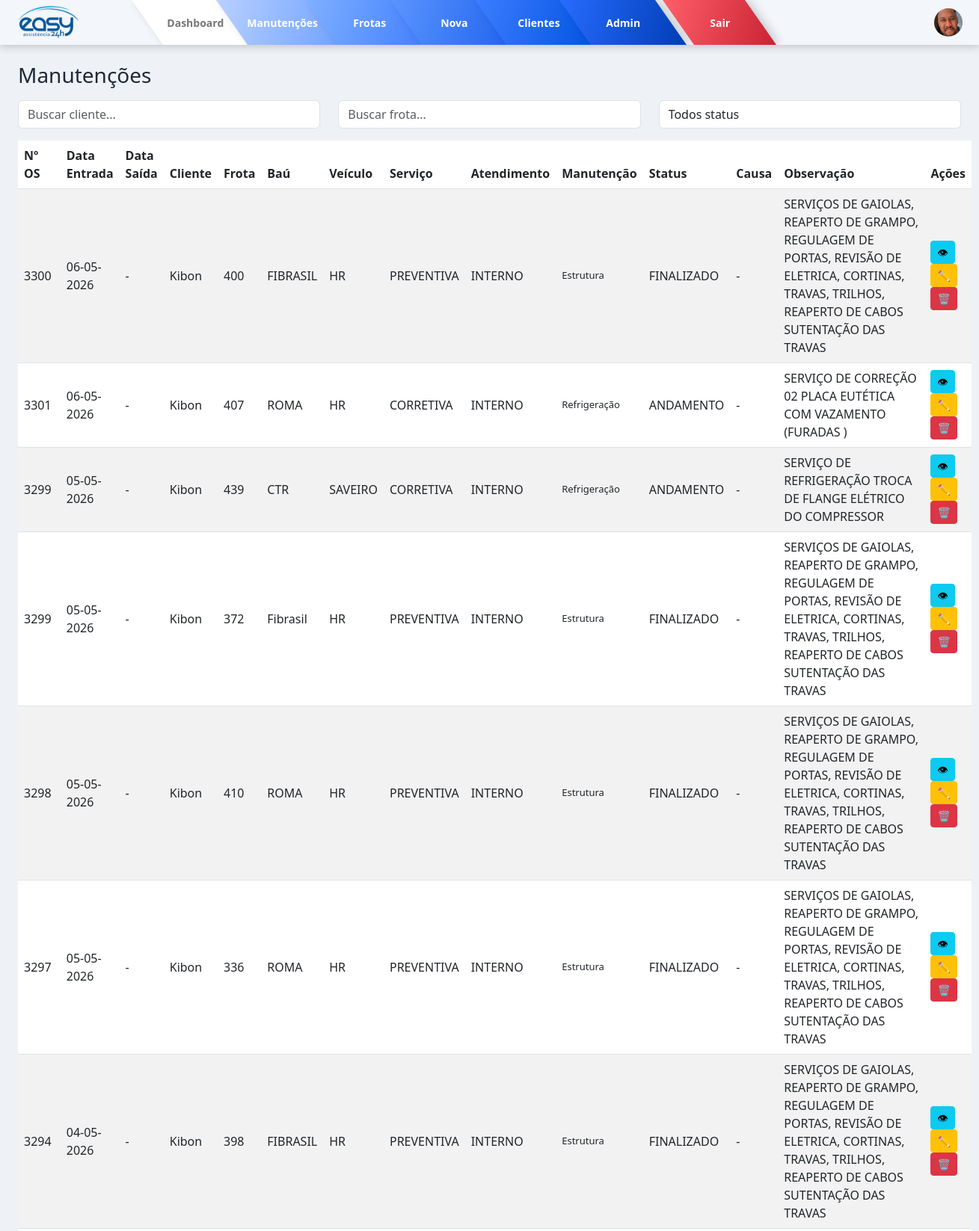
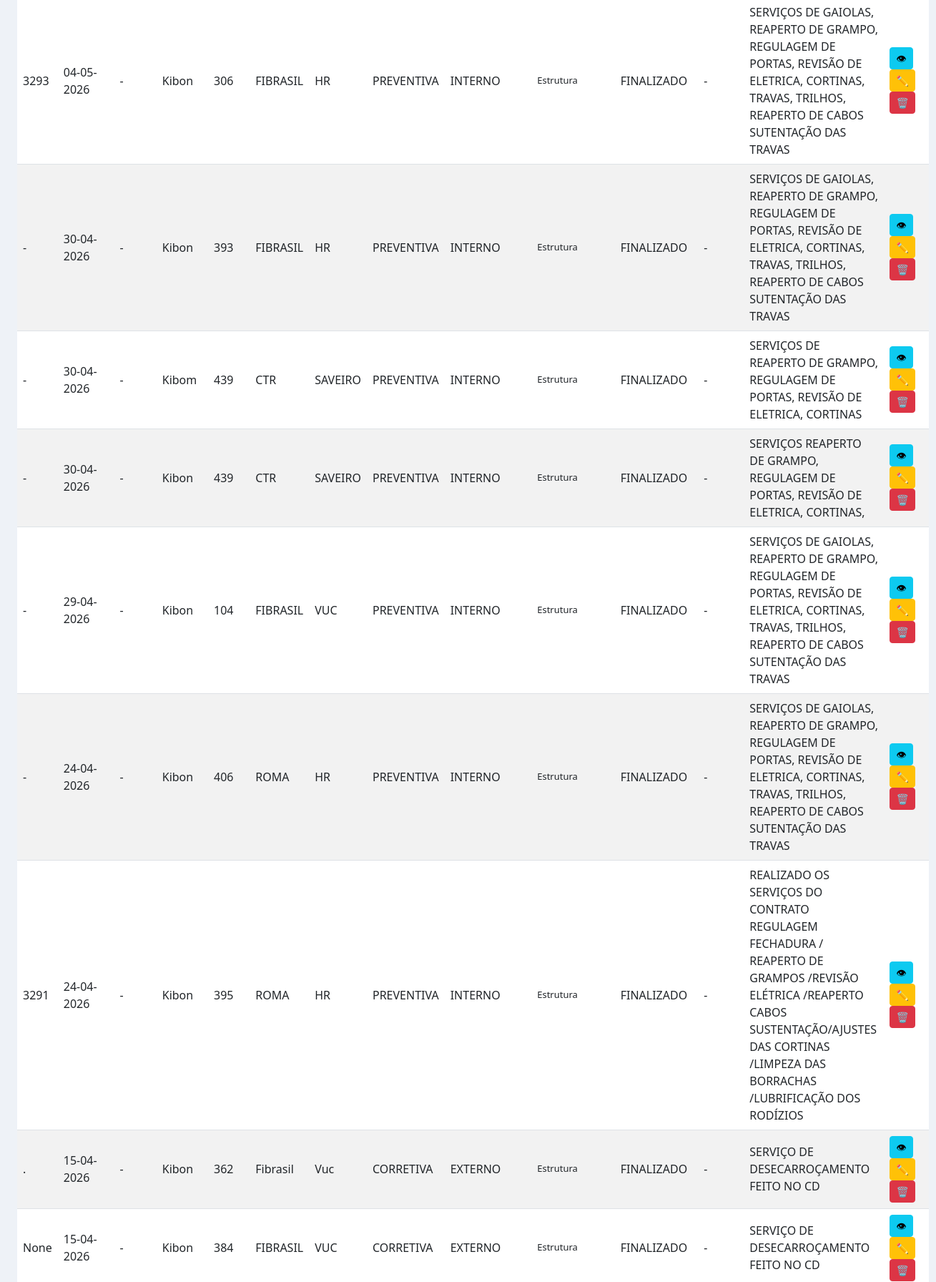
/manutencoes/lista (signed in, upper part), run on the app's committed database (2 pictures, top to bottom).
### models/manutencao.py (models this page shows)
class Manutencao(db.Model):
    __tablename__ = "manutencoes"
    id = db.Column(db.Integer, primary_key=True, autoincrement=True)
    data = db.Column(db.Date)          # Data de entrada
    data_saida = db.Column(db.Date)    # Data de saída
    numero_frota = db.Column(db.String)
    os = db.Column(db.String(50))
    bau = db.Column(db.String)
    tipo_veiculo = db.Column(db.String)
    tipo_servico = db.Column(db.String)
    tipo_atendimento = db.Column(db.String)
    tipo_manutencao = db.Column(db.String)
    status = db.Column(db.String)
    causa = db.Column(db.String)
    observacao = db.Column(db.String)
    cliente = db.Column(db.String)
    imagens = db.Column(db.Text)

### routes/manutencoes.py (the view)
@manutencao_bp.route("/lista")
def lista():
    if not session.get("user_id"):
        return redirect("/login")
    filtro = request.args.get("filtro")
    query = Manutencao.query
    if filtro == "andamento":
        query = query.filter(Manutencao.status.ilike("%ANDAMENTO%"))
    elif filtro == "corretiva":
        query = query.filter(Manutencao.tipo_servico.ilike("%CORRETIVA%"))
    elif filtro == "preventiva":
        query = query.filter(Manutencao.tipo_servico.ilike("%PREVENTIVA%"))
    registros = query.order_by(
        Manutencao.data.desc().nullslast()
    ).all()
    return render_template(
        "manutencoes/lista.html",
        registros=registros
    )

### templates/manutencoes/lista.html (shortened to what this page needs)
{% extends "base.html" %}
{% block content %}
<h3 class="mb-3">Manutenções</h3>
<div class="row mb-3">
  <div class="col-md-4">
    <input type="text" id="filtroCliente" class="form-control" placeholder="Buscar cliente...">
  </div>
  <div class="col-md-4">
    <input type="text" id="filtroFrota" class="form-control" placeholder="Buscar frota...">
  </div>
  <div class="col-md-4">
    <select id="filtroStatus" class="form-control">
      <option value="">Todos status</option>
    </select>
  </div>
</div>
<table class="table table-striped table-hover" id="tabelaManutencoes">
  <thead>
    <tr>
      <th>Nº OS</th>
      <th>Data Entrada</th>
      <th>Data Saída</th>
      <th>Cliente</th>
      <th>Frota</th>
      <th>Baú</th>
      <th>Veículo</th>
      <th>Serviço</th>
      <th>Atendimento</th>
      <th>Manutenção</th>
      <th>Status</th>
      <th>Causa</th>
      <th>Observação</th>
      <th>Ações</th>
    </tr>
  </thead>
  <tbody>
    {% for m in registros %}
      <tr>
        <td>{{ m.os or '-' }}</td>
        <td>{{ m.data.strftime('%d-%m-%Y') if m.data else '-' }}</td>
        <td>{{ m.data_saida.strftime('%d-%m-%Y') if m.data_saida else '-' }}</td>
        <td>{{ m.cliente or '-' }}</td>
        <td>{{ m.numero_frota or '-' }}</td>
        <td>{{ m.bau or '-' }}</td>
        <td>{{ m.tipo_veiculo or '-' }}</td>
        <td>{{ m.tipo_servico or '-' }}</td>
        <td>{{ m.tipo_atendimento or '-' }}</td>
        <td>{{ m.tipo_manutencao or '-' }}</td>
        <td>{{ m.status or '-' }}</td>
        <td>{{ m.causa or '-' }}</td>
        <td style="max-width:250px;">
          {{ m.observacao or '-' }}
        </td>
        <td>
          <button
            class="btn btn-info btn-sm"
            onclick='abrirModal(
              {{ m.cliente|tojson }},
              {{ m.numero_frota|tojson }},
              {{ m.tipo_servico|tojson }},
              {{ m.causa|tojson }},
              {{ (m.imagens or "[]")|safe }}
            )'>
            👁
          </button>
          {% if session.get("user_role") == "admin" %}
            <a href="/manutencoes/editar/{{ m.id }}" class="btn btn-warning btn-sm">
              ✏️
            </a>
            <a href="/manutencoes/excluir/{{ m.id }}" class="btn btn-danger btn-sm"
               onclick="return confirm('Tem certeza que deseja excluir esta manutenção?')">
              🗑️
            </a>
          {% endif %}
        </td>
      </tr>
    {% endfor %}
  </tbody>
</table>
{% endblock %}

### static/css/style.css (style rules this page uses)
:root { --gradient-start: #020024; --gradient-mid: #090979; --gradient-end: #00d4ff; --primary: #1e3a8a; --secondary: #3b82f6; --bg: #eef2f7; --card: #ffffff; --text: #1f2937; --muted: #6b7280; --border: #d1d5db; }
body { background: var(--bg); font-family: 'Segoe UI', sans-serif; color: var(--text); }
td { vertical-align: middle; }
td:nth-child(10) { max-width: 300px; white-space: normal; font-size: 13px; }
:root { --xodo-azul: #5AA0C8; --xodo-roxo: #5A3D9A; --xodo-azul-forte: #2F80ED; }

### data on the page
Manutencao: os "3300", data "06-05-2026", data_saida "-", cliente "Kibon", numero_frota "400", bau "FIBRASIL", tipo_veiculo "HR", tipo_servico "PREVENTIVA", tipo_atendimento "INTERNO", tipo_manutencao "Estrutura", status "FINALIZADO", causa "-", observacao "SERVIÇOS DE GAIOLAS, REAPERTO DE GRAMPO, REGULAGEM DE PORTAS, REVISÃO DE ELETRICA, CORTINAS, TRAVAS, TRILHOS, REAPERTO DE CABOS SUTENTAÇÃO DAS TRAVAS"
Manutencao: os "3301", data "06-05-2026", data_saida "-", cliente "Kibon", numero_frota "407", bau "ROMA", tipo_veiculo "HR", tipo_servico "CORRETIVA", tipo_atendimento "INTERNO", tipo_manutencao "Refrigeração", status "ANDAMENTO", causa "-", observacao "SERVIÇO DE CORREÇÃO 02 PLACA EUTÉTICA COM VAZAMENTO (FURADAS )"
Manutencao: os "3299", data "05-05-2026", data_saida "-", cliente "Kibon", numero_frota "439", bau "CTR", tipo_veiculo "SAVEIRO", tipo_servico "CORRETIVA", tipo_atendimento "INTERNO", tipo_manutencao "Refrigeração", status "ANDAMENTO", causa "-", observacao "SERVIÇO DE REFRIGERAÇÃO TROCA DE FLANGE ELÉTRICO DO COMPRESSOR"
Manutencao: os "3299", data "05-05-2026", data_saida "-", cliente "Kibon", numero_frota "372", bau "Fibrasil", tipo_veiculo "HR", tipo_servico "PREVENTIVA", tipo_atendimento "INTERNO", tipo_manutencao "Estrutura", status "FINALIZADO", causa "-", observacao "SERVIÇOS DE GAIOLAS, REAPERTO DE GRAMPO, REGULAGEM DE PORTAS, REVISÃO DE ELETRICA, CORTINAS, TRAVAS, TRILHOS, REAPERTO DE CABOS SUTENTAÇÃO DAS TRAVAS"
Manutencao: os "3298", data "05-05-2026", data_saida "-", cliente "Kibon", numero_frota "410", bau "ROMA", tipo_veiculo "HR", tipo_servico "PREVENTIVA", tipo_atendimento "INTERNO", tipo_manutencao "Estrutura", status "FINALIZADO", causa "-", observacao "SERVIÇOS DE GAIOLAS, REAPERTO DE GRAMPO, REGULAGEM DE PORTAS, REVISÃO DE ELETRICA, CORTINAS, TRAVAS, TRILHOS, REAPERTO DE CABOS SUTENTAÇÃO DAS TRAVAS"
Manutencao: os "3297", data "05-05-2026", data_saida "-", cliente "Kibon", numero_frota "336", bau "ROMA", tipo_veiculo "HR", tipo_servico "PREVENTIVA", tipo_atendimento "INTERNO", tipo_manutencao "Estrutura", status "FINALIZADO", causa "-", observacao "SERVIÇOS DE GAIOLAS, REAPERTO DE GRAMPO, REGULAGEM DE PORTAS, REVISÃO DE ELETRICA, CORTINAS, TRAVAS, TRILHOS, REAPERTO DE CABOS SUTENTAÇÃO DAS TRAVAS"
Manutencao: os "3294", data "04-05-2026", data_saida "-", cliente "Kibon", numero_frota "398", bau "FIBRASIL", tipo_veiculo "HR", tipo_servico "PREVENTIVA", tipo_atendimento "INTERNO", tipo_manutencao "Estrutura", status "FINALIZADO", causa "-", observacao "SERVIÇOS DE GAIOLAS, REAPERTO DE GRAMPO, REGULAGEM DE PORTAS, REVISÃO DE ELETRICA, CORTINAS, TRAVAS, TRILHOS, REAPERTO DE CABOS SUTENTAÇÃO DAS TRAVAS"
Manutencao: os "3293", data "04-05-2026", data_saida "-", cliente "Kibon", numero_frota "306", bau "FIBRASIL", tipo_veiculo "HR", tipo_servico "PREVENTIVA", tipo_atendimento "INTERNO", tipo_manutencao "Estrutura", status "FINALIZADO", causa "-", observacao "SERVIÇOS DE GAIOLAS, REAPERTO DE GRAMPO, REGULAGEM DE PORTAS, REVISÃO DE ELETRICA, CORTINAS, TRAVAS, TRILHOS, REAPERTO DE CABOS SUTENTAÇÃO DAS TRAVAS"
Manutencao: os "-", data "30-04-2026", data_saida "-", cliente "Kibon", numero_frota "393", bau "FIBRASIL", tipo_veiculo "HR", tipo_servico "PREVENTIVA", tipo_atendimento "INTERNO", tipo_manutencao "Estrutura", status "FINALIZADO", causa "-", observacao "SERVIÇOS DE GAIOLAS, REAPERTO DE GRAMPO, REGULAGEM DE PORTAS, REVISÃO DE ELETRICA, CORTINAS, TRAVAS, TRILHOS, REAPERTO DE CABOS SUTENTAÇÃO DAS TRAVAS"
Manutencao: os "-", data "30-04-2026", data_saida "-", cliente "Kibom", numero_frota "439", bau "CTR", tipo_veiculo "SAVEIRO", tipo_servico "PREVENTIVA", tipo_atendimento "INTERNO", tipo_manutencao "Estrutura", status "FINALIZADO", causa "-", observacao "SERVIÇOS DE REAPERTO DE GRAMPO, REGULAGEM DE PORTAS, REVISÃO DE ELETRICA, CORTINAS"
Manutencao: os "-", data "30-04-2026", data_saida "-", cliente "Kibon", numero_frota "439", bau "CTR", tipo_veiculo "SAVEIRO", tipo_servico "PREVENTIVA", tipo_atendimento "INTERNO", tipo_manutencao "Estrutura", status "FINALIZADO", causa "-", observacao "SERVIÇOS REAPERTO DE GRAMPO, REGULAGEM DE PORTAS, REVISÃO DE ELETRICA, CORTINAS,"
Manutencao: os "-", data "29-04-2026", data_saida "-", cliente "Kibon", numero_frota "104", bau "FIBRASIL", tipo_veiculo "VUC", tipo_servico "PREVENTIVA", tipo_atendimento "INTERNO", tipo_manutencao "Estrutura", status "FINALIZADO", causa "-", observacao "SERVIÇOS DE GAIOLAS, REAPERTO DE GRAMPO, REGULAGEM DE PORTAS, REVISÃO DE ELETRICA, CORTINAS, TRAVAS, TRILHOS, REAPERTO DE CABOS SUTENTAÇÃO DAS TRAVAS"
Manutencao: os "-", data "24-04-2026", data_saida "-", cliente "Kibon", numero_frota "406", bau "ROMA", tipo_veiculo "HR", tipo_servico "PREVENTIVA", tipo_atendimento "INTERNO", tipo_manutencao "Estrutura", status "FINALIZADO", causa "-", observacao "SERVIÇOS DE GAIOLAS, REAPERTO DE GRAMPO, REGULAGEM DE PORTAS, REVISÃO DE ELETRICA, CORTINAS, TRAVAS, TRILHOS, REAPERTO DE CABOS SUTENTAÇÃO DAS TRAVAS"
Manutencao: os "3291", data "24-04-2026", data_saida "-", cliente "Kibon", numero_frota "395", bau "ROMA", tipo_veiculo "HR", tipo_servico "PREVENTIVA", tipo_atendimento "INTERNO", tipo_manutencao "Estrutura", status "FINALIZADO", causa "-", observacao "REALIZADO OS SERVIÇOS DO CONTRATO REGULAGEM FECHADURA / REAPERTO DE GRAMPOS /REVISÃO ELÉTRICA /REAPERTO CABOS SUSTENTAÇÃO/AJUSTES DAS CORTINAS /LIMPEZA DAS BORRACHAS /LUBRIFICAÇÃO DOS RODÍZIOS"
Manutencao: os ".", data "15-04-2026", data_saida "-", cliente "Kibon", numero_frota "362", bau "Fibrasil", tipo_veiculo "Vuc", tipo_servico "CORRETIVA", tipo_atendimento "EXTERNO", tipo_manutencao "Estrutura", status "FINALIZADO", causa "-", observacao "SERVIÇO DE DESECARROÇAMENTO FEITO NO CD"
Manutencao: os "None", data "15-04-2026", data_saida "-", cliente "Kibon", numero_frota "384", bau "FIBRASIL", tipo_veiculo "VUC", tipo_servico "CORRETIVA", tipo_atendimento "EXTERNO", tipo_manutencao "Estrutura", status "FINALIZADO", causa "-", observacao "SERVIÇO DE DESECARROÇAMENTO FEITO NO CD"
